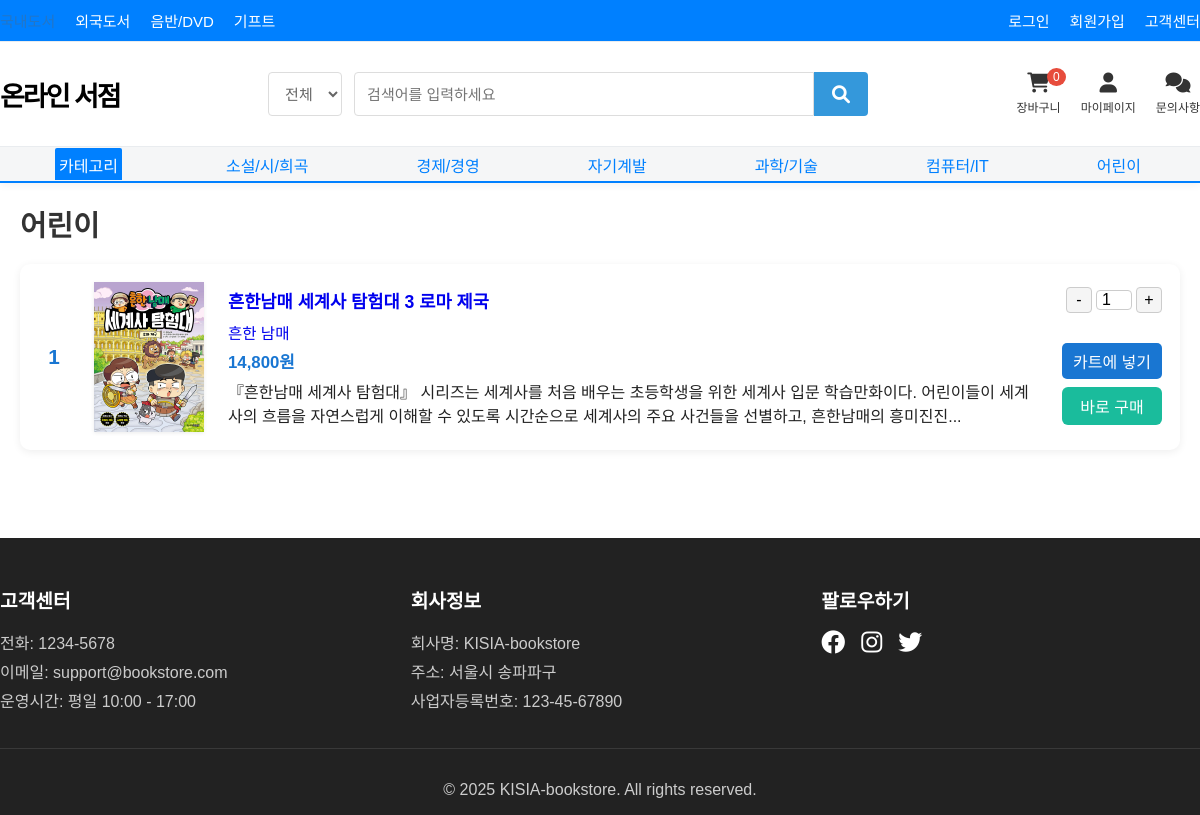
The page /category/children.php on the database its author committed.
### tables this page shows
CREATE TABLE books (
    id VARCHAR(50) NOT NULL PRIMARY KEY,
    title VARCHAR(255) NOT NULL,
    author VARCHAR(100) NOT NULL,
    price DECIMAL(10,2) NOT NULL,
    category VARCHAR(100),
    description TEXT,
    image_path VARCHAR(255),
    additional_image_path VARCHAR(255),
    created_at TIMESTAMP DEFAULT CURRENT_TIMESTAMP
);

### category/children.php (the view, shortened to what this page needs)
<?php
require_once '../header.php';
$stmt = $conn->prepare("SELECT id, title, author, price, description, image_path FROM books WHERE category = ?");
$category = 'children';
$stmt->bind_param("s", $category);
$stmt->execute();
$result = $stmt->get_result();
?>
<!DOCTYPE html>
<html lang="ko">
<head>
  <link rel="stylesheet" href="../css/style.css">
  <link rel="stylesheet" href="../css/header.css">
  <link rel="stylesheet" href="../css/category.css">
  <link rel="stylesheet" href="https://cdnjs.cloudflare.com/ajax/libs/font-awesome/6.0.0/css/all.min.css">
</head>
<body>
<div class="category-container">
  <div class="category-content">
    <h1>어린이</h1>
    <div class="book-list">
      <?php if ($result->num_rows > 0): ?>
        <?php $num = 1; ?>
        <?php while ($book = $result->fetch_assoc()): ?>
          <div class="book-row">
            <div class="book-number"><?= $num++ ?></div>
            <div class="book-thumb">
              <a href="book_detail.php?id=<?= urlencode($book['id']) ?>">
                <img src="../<?= htmlspecialchars($book['image_path']) ?>" alt="<?= htmlspecialchars($book['title']) ?>">
              </a>
            </div>
            <div class="book-info">
              <div class="book-title">
                <a href="book_detail.php?id=<?= urlencode($book['id']) ?>"><?= htmlspecialchars($book['title']) ?></a>
              </div>
              <div class="book-meta">
                <a href="book_detail.php?id=<?= urlencode($book['id']) ?>"><?= htmlspecialchars($book['author']) ?></a>
              </div>
              <div class="book-price"><?= number_format((int)$book['price']) ?>원</div>
              <div class="book-desc">
                <?= htmlspecialchars(mb_strimwidth(strip_tags($book['description']), 0, 220, '...')) ?>
              </div>
            </div>
            <form method="POST" class="book-action-form" action="../cart.php">
              <div class="book-actions">
                <div class="qty-control">
                  <button type="button" onclick="updateQuantity(this, -1)">-</button>
                  <input type="number" class="quantity-display" value="1" min="1" readonly>
                  <button type="button" onclick="updateQuantity(this, 1)">+</button>
                </div>
                <button type="submit" class="cart-btn">카트에 넣기</button>
                <button type="submit" class="buy-btn" name="buy_now" value="1">바로 구매</button>
              </div>
            </form>
          </div>
        <?php endwhile; ?>
      <?php else: ?>
        <p class="no-books">등록된 도서가 없습니다.</p>
      <?php endif; ?>
    </div>
  </div>
</div>
<?php require_once '../footer.php'; ?>
</body>
</html>

### css/style.css (style rules this page uses)
* { margin: 0; padding: 0; box-sizing: border-box; }
:root { --primary-color: #2376c7; --secondary-color: #222; --accent-color: #f7b500; --background-color: #ffffff; --text-color: #222; --border-color: #e5e5e5; --shadow: 0 2px 8px rgba(0,0,0,0.06); --transition: all 0.2s; }
body { font-family: 'Noto Sans KR', 'Malgun Gothic', Arial, sans-serif; background: var(--background-color); color: var(--text-color); min-height: 100vh; }
.book-info { text-align: left; }
.cart-btn { width: 100%; padding: 0.8rem; background: var(--primary-color); color: white; border: none; border-radius: 4px; font-size: 1rem; font-weight: 500; cursor: pointer; transition: var(--transition); margin-top: 1rem; }

### css/category.css (style rules this page uses)
.category-container { display: flex; max-width: 1200px; margin: 0 auto; padding: 20px; gap: 30px; }
.category-container a { text-decoration: none; }
.category-content { flex: 1; }
.category-content h1 { font-size: 1.8rem; margin-bottom: 20px; color: #333; }
.book-list { display: flex; flex-direction: column; gap: 28px; }
.book-row { display: flex; align-items: center; background: #fff; border-radius: 10px; box-shadow: 0 2px 8px rgba(0,0,0,0.07); margin-bottom: 20px; padding: 18px; gap: 24px; }
.book-thumb img { width: 110px; height: 150px; object-fit: cover; border-radius: 0px; box-shadow: 0 1px 4px rgba(0,0,0,0.08); }
.book-info { flex: 1; display: flex; flex-direction: column; gap: 6px; }
.book-title { font-size: 1.1rem; font-weight: bold; margin-bottom: 2px; }
.book-meta { color: #888; font-size: 0.97rem; }
.book-price { color: #1976d2; font-weight: bold; font-size: 1.05rem; }
.book-actions { display: flex; flex-direction: column; gap: 8px; align-items: flex-end; }
.qty-control { display: flex; align-items: center; gap: 4px; margin-bottom: 6px; }
.qty-control button { width: 26px; height: 26px; font-size: 1rem; border: 1px solid #ccc; background: #f5f5f5; border-radius: 4px; cursor: pointer; }
.qty-control input[type="number"] { width: 36px; text-align: center; font-size: 1rem; border: 1px solid #ccc; border-radius: 4px; }
.cart-btn { width: 100px; padding: 6px 0; border: none; border-radius: 5px; font-size: 1rem; background: #1976d2; color: #fff; cursor: pointer; }
.buy-btn { width: 100%; padding: 7px 0; border-radius: 6px; border: none; font-size: 1rem; font-weight: 500; cursor: pointer; margin-bottom: 2px; }
.buy-btn { background: #1abc9c; color: #fff; }
.book-number { width: 32px; font-size: 1.3rem; font-weight: bold; color: #1976d2; display: flex; align-items: center; justify-content: center; }

### rows shown on the page
books: image_path (picture), title "흔한남매 세계사 탐험대 3 로마 제국", author "흔한 남매", price "14,800", description "『흔한남매 세계사 탐험대』 시리즈는 세계사를 처음 배우는 초등학생을 위한 세계사 입문 학습만화이다. 어린이들이 세계사의 흐름을 자연스럽게 이해할 수 있도록 시간순으로 세계사의 주요 사건들을 선별하고, 흔한남매의 흥미진진..."
